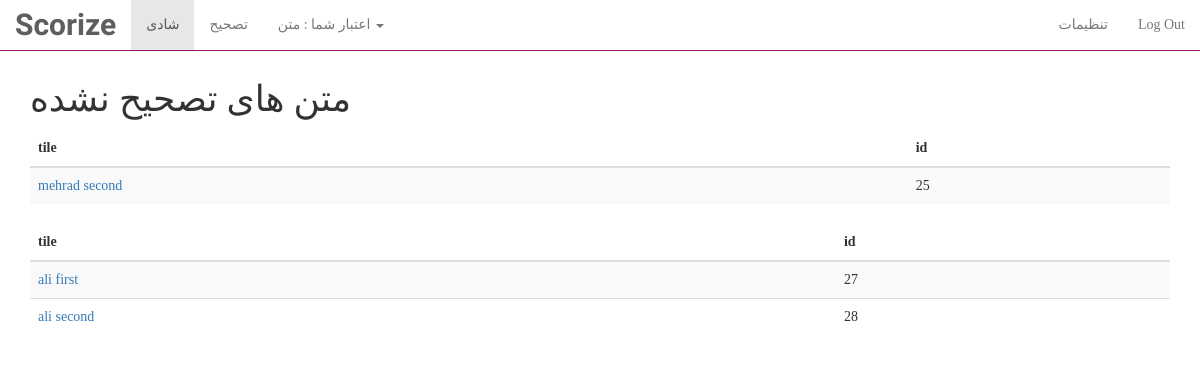
Page /teacher/ (signed in) on the earlier database version.
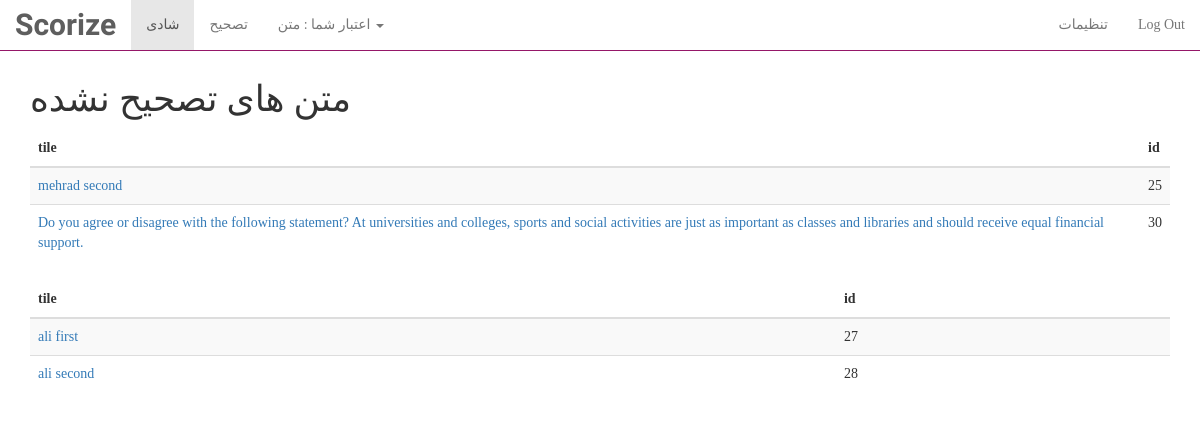
Same page on the later database version.
### user_profile/models.py (models this page shows, shortened)
class Writing(models.Model):
    author=models.ForeignKey(User)
    text=models.TextField(max_length=10000)
    title = models.CharField(max_length=3000,  default='untitled')
    time = models.DateTimeField(auto_now_add=True)
    moshaver=models.TextField(default='نظر مشاور ثبت نشده است.')
    corrector=models.CharField(max_length=30, null=True, blank=True)
    score=models.CharField(max_length=10, default='0')
    grammer=models.CharField(max_length=10000, null=True, blank=True)
    vocab=models.CharField(max_length=10000, null=True, blank=True)
    unity=models.CharField(max_length=10000, null=True, blank=True)
    oad=models.CharField(max_length=10000, null=True, blank=True)
    wordchoice=models.CharField(max_length=10000, null=True, blank=True)
    adress=models.CharField(max_length=10000, null=True, blank=True)
    grammersc=models.CharField(max_length=10000, null=True, blank=True)
    vocabsc=models.CharField(max_length=10000, null=True, blank=True)
    unitysc=models.CharField(max_length=10000, null=True, blank=True)
    oadsc=models.CharField(max_length=10000, null=True, blank=True)
    wordchoicesc=models.CharField(max_length=10000, null=True, blank=True)
    adresssc=models.CharField(max_length=10000, null=True, blank=True)

### corrector/views.py (the view)
def Teacherindex(request):
    current_user = request.user
    second = Writing.objects.exclude(corrector='').values('author').distinct()
    free = Writing.objects.exclude(author=request.user).filter(score='0').exclude(author__in=second)
    follow = Writing.objects.filter(corrector=request.user.username).values('author').distinct()
    writing = Writing.objects.exclude(author=request.user).filter(author__in=follow, score='0')
    if current_user.teacher:
        context={
            'user': current_user,
            'free': free,
            'writing': writing
        }
        return render(request, 'user_profile/teacherindex.html', context)
    return redirect('user_profile:index') #agar user teacher nabod redirect beshe

### user_profile/templates/user_profile/teacherindex.html (shortened to what this page needs)
{% extends "user_profile/teacher-base.html" %}
{% load static %}
{% block nav %}
    {{ user.first_name }}
{% endblock %}
{% block content %}
    <div class="container">
        <div class="">
            <h1>متن های تصحیح نشده</h1>
            <table class="table table-striped">
            <thead>
                <tr>
                    <th>tile</th>
                    <th>id</th>
                </tr>
            </thead>
            <tbody id="container">
                {% for item in writing %}
                    <tr class="id">
                        <td><a href="{% url 'corrector:score' item.id %}">{{ item.title }}</a></td>
                        <td class="tdid">{{ item.id }}</td>
                    </tr>
                {% endfor %}
            </tbody>
            </table>
            <table class="table table-striped">
            <thead>
                <tr>
                    <th>tile</th>
                    <th>id</th>
                </tr>
            </thead>
            <tbody id="container">
                {% for item in free %}
                    <tr class="id">
                        <td><a href="{% url 'corrector:score' item.id %}">{{ item.title }}</a></td>
                        <td class="tdid">{{ item.id }}</td>
                    </tr>
                {% endfor %}
            </tbody>
            </table>
        </div>
    </div>
{% endblock %}

Differences in the rows shown:
added Writing: title "Do you agree or disagree with the following statement? At universities and colleges, sports and social activities are just as important as classes and libraries and should receive equal financial support.", id "30", shown under "متن های تصحیح نشده"
